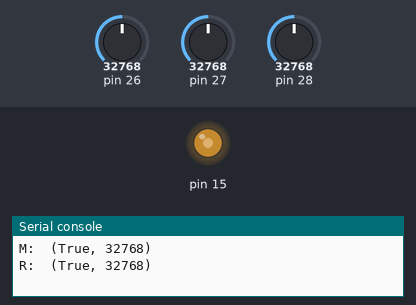
This program was run on a simulated MicroPython board. On the bench: output pins drawn as LEDs (lit = HIGH), the last lines printed to the serial console. Dashed ring = blinking. Inputs (shaded band) come from the test bench; at power-on: pin 26 = 32768, pin 27 = 32768, pin 28 = 32768 (analog values on the 0–65535 scale).

Above: at 1.2 s.
1.3 s: pin 26 set to 0
At 3.4 s:
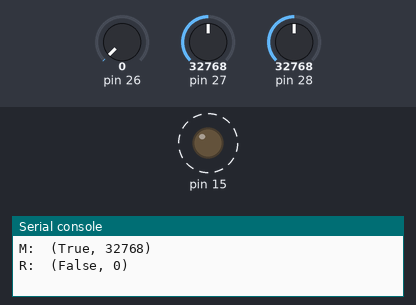
7.9 s: pin 27 set to 45874
14.5 s: pin 28 set to 57670
21.1 s: pin 26 set to 1255
At 24.3 s:
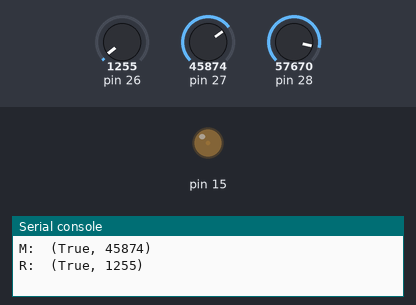
27.7 s: pin 26 set to 45874
30.8 s: pin 28 set to 45874
At 31.8 s:
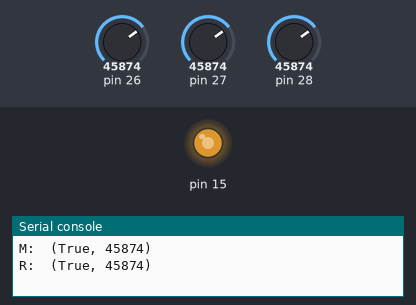
Timing chart, 0 to 33.8 s (numbered marks = the images above; inputs shaded):
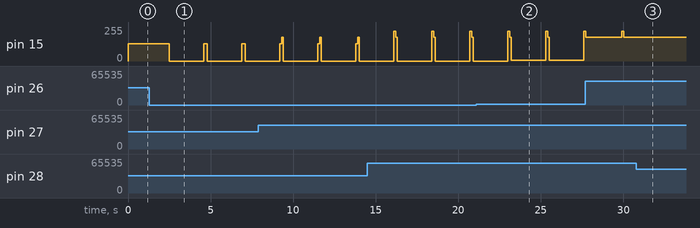

The program:

getDetect.py
```python
from machine import Pin, ADC, PWM

import time


def getDetect(pwm_pin, adc_pin):

    pwm = PWM(Pin(pwm_pin))
    adc = ADC(adc_pin)


    pwm.duty_u16(adc.read_u16())
    time.sleep_ms(100)

    if pwm.duty_u16() < 600:
        return False, pwm.duty_u16()
    else:
        return True, pwm.duty_u16()


if __name__ == "__main__":
    while True:
        print("L: ", getDetect(15, 28))
        print("M: ", getDetect(15, 27))
        print("R: ", getDetect(15, 26))
        print()

        time.sleep(2)
```

Measured:
- after the input at 1.3 s, pin 15: alternates 128/255 for 0.20 s and 0/255 for 2.1 s, starting after 1.2 s
- after the input at 30.8 s, pin 15: stops changing and stays 178/255
